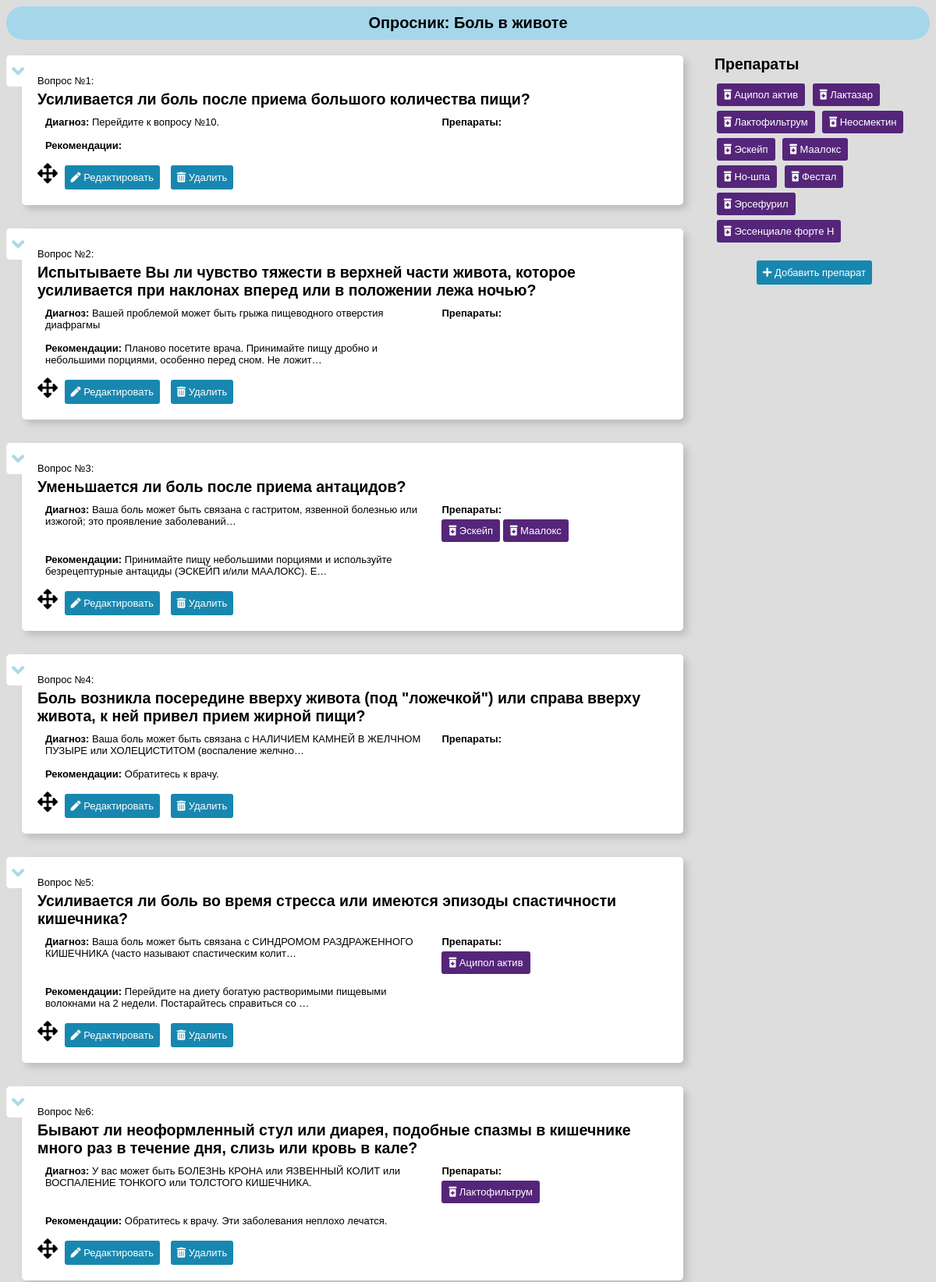
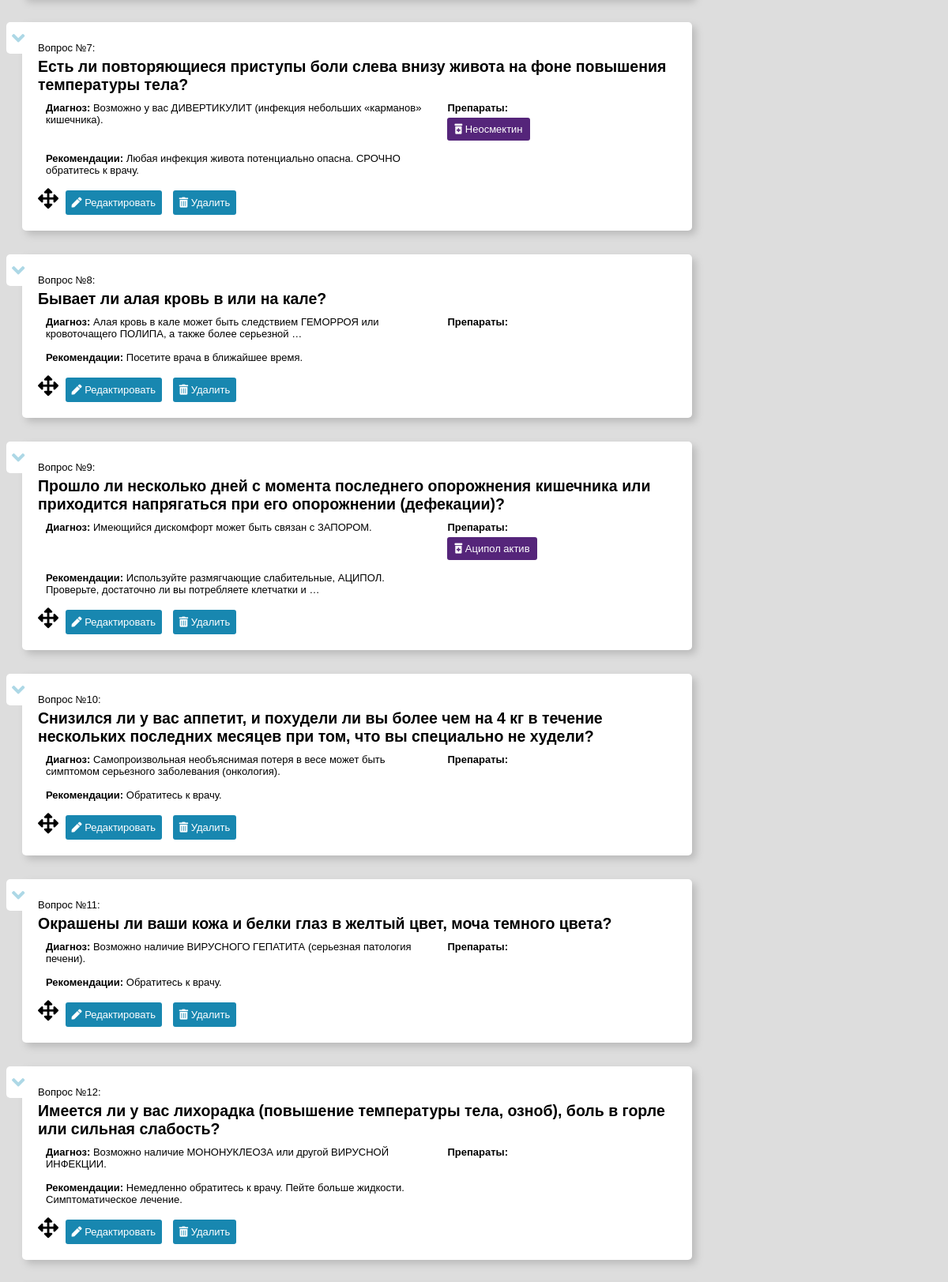
/stomachpain/ (upper part), run on the app's committed database (2 pictures, top to bottom).
### stomachpain/models.py (models this page shows, shortened)
class Question(models.Model):
    question_order_id = models.IntegerField('Порядковый номер', default=0)
    question_text = models.CharField('Текст вопроса', max_length=100, default="")
    diagnosis_text = models.CharField('Диагноз', max_length=2000, default="")
    recommendations_text = models.CharField('Рекомендации', max_length=2000, default="")
    interrupt_boolean = models.BooleanField(default=False)
    drugs = models.ManyToManyField(Drug)

class Drug(models.Model):
    drug_name = models.CharField('Название препарата', max_length=200, default="")
    image_file = models.ImageField(null=True, blank=True)
    contraindications_text = models.CharField('Есть ли у вас (противопоказания)', max_length=2000, default="")
    precautions_text = models.CharField('Есть ли у вас (предостережения)', max_length=2000, default="")
    drug_guide_url = models.URLField('Ссылка на препарат')
    def __str__(self):
        return self.drug_name

### stomachpain/views.py (the view)
# urls.py: path('', views.index, name='index'),
def index(request):
    latest_question_list = Question.objects.order_by('question_order_id')
    latest_drug_list = Drug.objects.order_by('id')
    context = {
    	'latest_question_list': latest_question_list,
    	'latest_drug_list': latest_drug_list,
    	'dictionary': dictionary,
    }
    return render(request, 'stomachpain/index.html', context)

### stomachpain/templates/stomachpain/index.html (shortened to what this page needs)
<!DOCTYPE HTML>
<html>
<head>
<link rel="stylesheet" href="https://use.fontawesome.com/releases/v5.2.0/css/all.css">
</head>
<body>
<div class="app_name">{{ dictionary.app_name }}</div>
<div id="sortableList" class="list-group">
{% if latest_question_list %}
    {% for question in latest_question_list %}
			<div class="question_wrapper list-group-item">
				{% if question.interrupt_boolean %}
					<div class="question_interrupt">
						<i class="fas fa-exclamation-triangle"></i>
					</div>
				{% else %}
					<div class="question_continue">
						<i class="fas fa-angle-down fa-2x"></i>
					</div>
				{% endif %}
				<div class="question">
					<p>Вопрос №<span class="list-number">{{ question.question_order_id }}</span>:</p>
					<h2> {{ question.question_text }}</h2>
				</div>
				<div class="diagnosis">
					<p><strong>Диагноз:</strong> {{ question.diagnosis_text|truncatechars:100 }}</p>
				</div>
				<div class="medicine">
					<p><strong>Препараты:</strong>
						{% for drug in question.drugs.all %}
        					<li><a href="{% url 'stomachpain:drug_edit' drug.id %}"><i class="fas fa-prescription-bottle-alt"></i> {{ drug }}</a></li>
						{% endfor %}
					</p>
				</div>
				<div class="recommendations {% if question.interrupt_boolean %}warning{% endif%}">
					<p><strong>Рекомендации:</strong> {{ question.recommendations_text|truncatechars:100 }}</p>
				</div>
				<div class="editing">
					<i class="fas fa-arrows-alt fa-2x"></i>
					<a class="edit" href="{% url 'stomachpain:edit' question.id %}"><i class="fas fa-pen"></i> Редактировать</a>
					<a class="delete" href="{% url 'stomachpain:delete' question.id %}"><i class="fas fa-trash-alt"></i> Удалить</a>
				</div>
			</div>
    {% endfor %}
{% else %}
    <p>Вопросов на данный момент нет</p>
{% endif %}
</div>
<div id="drugsList">
	{% if latest_drug_list %}
		<div class="drugsWrapper">
			<h2>Препараты</h2>
	    {% for drug in latest_drug_list %}
	    	<div class="drugWrapper">
				<div class="drug_name">
					<a href="{% url 'stomachpain:drug_edit' drug.id %}"><i class="fas fa-prescription-bottle-alt"></i> {{ drug.drug_name }} </a>
				</div>
			</div>
	    {% endfor %}
		</div>
	{% else %}
		<p style="text-align: center;">Препараты в списке отсутствуют</p>
	{% endif %}
	<div class="add_button_wrapper">
		<a class="add" href="{% url 'stomachpain:drug_add' %}"><i class="fas fa-plus"></i> Добавить препарат</a>
	</div>
</div>
</body>
</html>

### stomachpain/templates/stomachpain/index.html (style rules this page uses)
body { font-family: sans-serif; font-size: 13px; background-color: #ddd; }
.app_name { font-size: 20px; font-weight: bold; text-align: center; display: block; height: auto; padding: 10px; background-color: #a5d6ea; border-radius: 50px; }
#sortableList { width: 75%; float: left; }
#drugsList { width: 25%; float: right; }
.drugsWrapper { padding: 20px; }
.drugsWrapper h2 { margin-bottom: 10px; }
.drugWrapper { display: inline-block; padding: 7px 9px; margin: 3px; background-color: #55257a; border-radius: 3px; color: white; }
.drugWrapper a { color: white; text-decoration: none; }
.question_wrapper { position: relative; border-radius: 5px; border-top-left-radius: 0; display: block; padding: 20px; margin: 20px; margin-bottom: 30px; background-color: #fff; box-shadow: 5px 5px 10px #bbb; }
div.question_continue { position: absolute; top: 0; left: -20px; display: block; background-color: white; padding: 7px 7px 7px 7px; border-radius: 5px 0 0 5px; }
div.question_continue > i { color: lightblue; }
.question_wrapper > div.question { display: block; vertical-align: top; }
.question_wrapper > div.question > h1,h2,h3,h4,h5,h6 { margin-top: 0; margin-bottom: 0; }
.question_wrapper p { margin-bottom: 0; }
div.diagnosis { display: inline-block; width: 60%; padding: 0 10px; margin-top: 5px; vertical-align: top; }
div.medicine { display: inline-block; width: 30%; padding: 0 10px; margin-top: 5px; vertical-align: top; }
div.medicine li { list-style: none; display: inline-block; padding: 7px 9px; background-color: #55257a; border-radius: 3px; color: white; }
div.medicine li a { color: white; text-decoration: none; }
.question_wrapper p { margin-top: 5px; margin-bottom: 5px; }
.question_wrapper > div.recommendations { display: inline-block; width: 60%; padding: 0 10px; margin-top: 5px; vertical-align: top; }
.question_wrapper > div.editing { display: block; vertical-align: top; margin-top: 10px; }
.question_wrapper > div.editing > a { padding: 8px; background-color: #1887b0; border-radius: 3px; display: inline-block; margin: 0 5px; text-decoration: none; color: white; -webkit-transition: background-color 500ms ease-out; -moz-transition: background-color 500ms ease-out; -o-transition: background-color 500ms ease-out; transition: background-color 500ms ease-out; }
.add_button_wrapper { text-align: center; padding-bottom: 20px; }
a.add { padding: 8px; background-color: #1887b0; border-radius: 3px; display: inline-block; margin: 0 5px; text-decoration: none; color: white; -webkit-transition: background-color 500ms ease-out; -moz-transition: background-color 500ms ease-out; -o-transition: background-color 500ms ease-out; transition: background-color 500ms ease-out; }

### data on the page
Question: interrupt_boolean False (drawn), question_order_id "1", question_text "Усиливается ли боль после приема большого количества пищи?", diagnosis_text "Перейдите к вопросу №10."
Question: interrupt_boolean False (drawn), question_order_id "2", question_text "Испытываете Вы ли чувство тяжести в верхней части живота, которое усиливается при наклонах вперед или в положении лежа ночью?", diagnosis_text "Вашей проблемой может быть грыжа пищеводного отверстия диафрагмы", recommendations_text "Планово посетите врача. Принимайте пищу дробно и небольшими порциями, особенно перед сном. Не ложит…"
Question: interrupt_boolean False (drawn), question_order_id "3", question_text "Уменьшается ли боль после приема антацидов?", diagnosis_text "Ваша боль может быть связана с гастритом, язвенной болезнью или изжогой; это проявление заболеваний…", recommendations_text "Принимайте пищу небольшими порциями и используйте безрецептурные антациды (ЭСКЕЙП и/или МААЛОКС). Е…"
Drug: drug_name "Эскейп"
Drug: drug_name "Маалокс"
Question: interrupt_boolean False (drawn), question_order_id "4", question_text "Боль возникла посередине вверху живота (под \"ложечкой\") или справа вверху живота, к ней привел прием жирной пищи?", diagnosis_text "Ваша боль может быть связана с НАЛИЧИЕМ КАМНЕЙ В ЖЕЛЧНОМ ПУЗЫРЕ или ХОЛЕЦИСТИТОМ (воспаление желчно…", recommendations_text "Обратитесь к врачу."
Question: interrupt_boolean False (drawn), question_order_id "5", question_text "Усиливается ли боль во время стресса или имеются эпизоды спастичности кишечника?", diagnosis_text "Ваша боль может быть связана с СИНДРОМОМ РАЗДРАЖЕННОГО КИШЕЧНИКА (часто называют спастическим колит…", recommendations_text "Перейдите на диету богатую растворимыми пищевыми волокнами на 2 недели. Постарайтесь справиться со …"
Drug: drug_name "Аципол актив"
Question: interrupt_boolean False (drawn), question_order_id "6", question_text "Бывают ли неоформленный стул или диарея, подобные спазмы в кишечнике много раз в течение дня, слизь или кровь в кале?", diagnosis_text "У вас может быть БОЛЕЗНЬ КРОНА или ЯЗВЕННЫЙ КОЛИТ или ВОСПАЛЕНИЕ ТОНКОГО или ТОЛСТОГО КИШЕЧНИКА.", recommendations_text "Обратитесь к врачу. Эти заболевания неплохо лечатся."
Drug: drug_name "Лактофильтрум"
Question: interrupt_boolean False (drawn), question_order_id "7", question_text "Есть ли повторяющиеся приступы боли слева внизу живота на фоне повышения температуры тела?", diagnosis_text "Возможно у вас ДИВЕРТИКУЛИТ (инфекция небольших «карманов» кишечника).", recommendations_text "Любая инфекция живота потенциально опасна. СРОЧНО обратитесь к врачу."
Drug: drug_name "Неосмектин"
Question: interrupt_boolean False (drawn), question_order_id "8", question_text "Бывает ли алая кровь в или на кале?", diagnosis_text "Алая кровь в кале может быть следствием ГЕМОРРОЯ или кровоточащего ПОЛИПА, а также более серьезной …", recommendations_text "Посетите врача в ближайшее время."
Question: interrupt_boolean False (drawn), question_order_id "9", question_text "Прошло ли несколько дней с момента последнего опорожнения кишечника или приходится напрягаться при его опорожнении (дефекации)?", diagnosis_text "Имеющийся дискомфорт может быть связан с ЗАПОРОМ.", recommendations_text "Используйте размягчающие слабительные, АЦИПОЛ. Проверьте, достаточно ли вы потребляете клетчатки и …"
Question: interrupt_boolean False (drawn), question_order_id "10", question_text "Снизился ли у вас аппетит, и похудели ли вы более чем на 4 кг в течение нескольких последних месяцев при том, что вы специально не худели?", diagnosis_text "Самопроизвольная необъяснимая потеря в весе может быть симптомом серьезного заболевания (онкология).", recommendations_text "Обратитесь к врачу."
Question: interrupt_boolean False (drawn), question_order_id "11", question_text "Окрашены ли ваши кожа и белки глаз в желтый цвет, моча темного цвета?", diagnosis_text "Возможно наличие ВИРУСНОГО ГЕПАТИТА (серьезная патология печени).", recommendations_text "Обратитесь к врачу."
Question: interrupt_boolean False (drawn), question_order_id "12", question_text "Имеется ли у вас лихорадка (повышение температуры тела, озноб), боль в горле или сильная слабость?", diagnosis_text "Возможно наличие МОНОНУКЛЕОЗА или другой ВИРУСНОЙ ИНФЕКЦИИ.", recommendations_text "Немедленно обратитесь к врачу. Пейте больше жидкости. Симптоматическое лечение."
Drug: drug_name "Лактазар"
Drug: drug_name "Но-шпа"
Drug: drug_name "Фестал"
Drug: drug_name "Эрсефурил"
Drug: drug_name "Эссенциале форте Н"

### other printed values
{{ dictionary.app_name }} "Опросник: Боль в животе"
